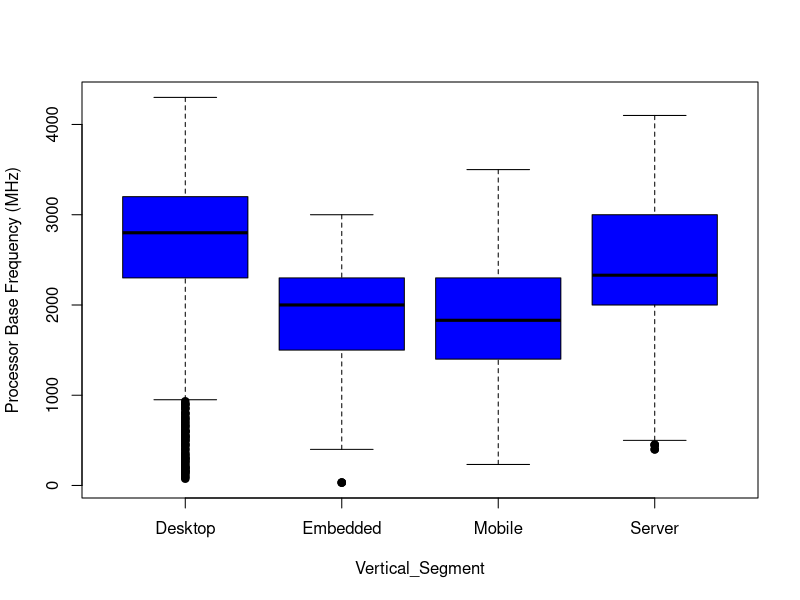
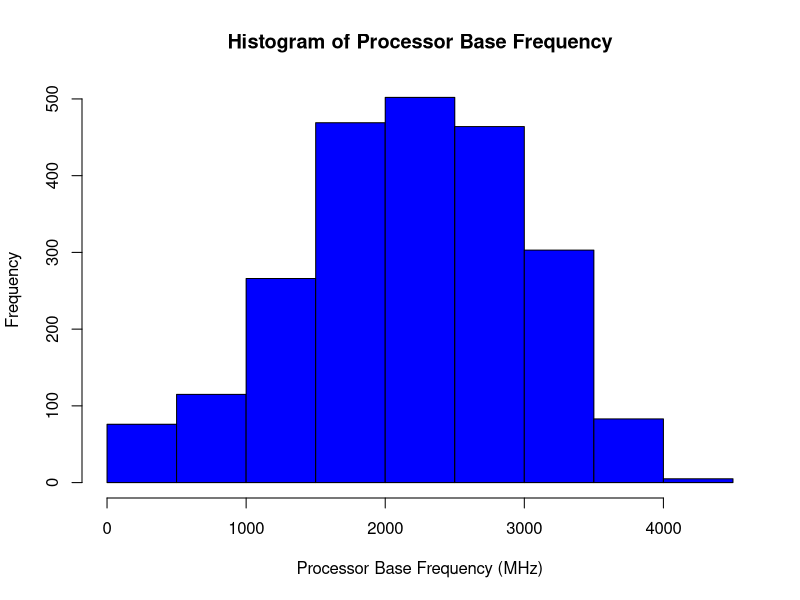
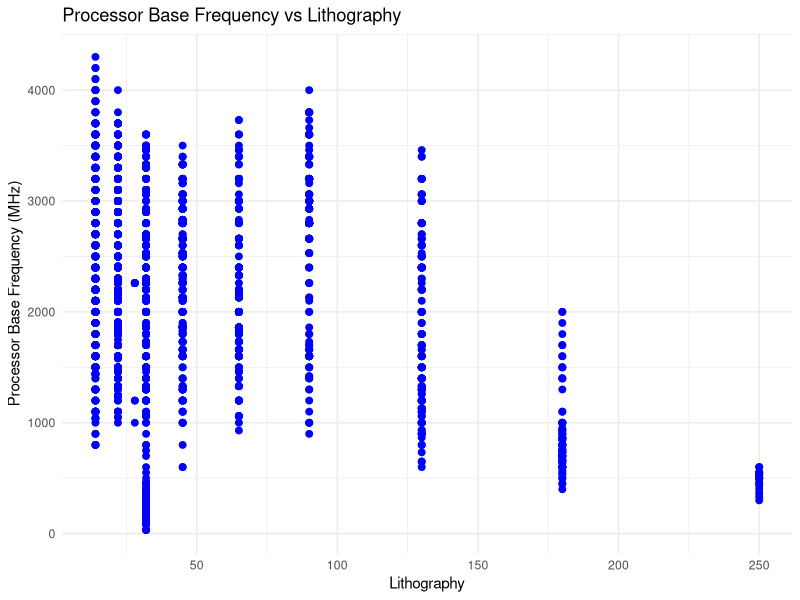
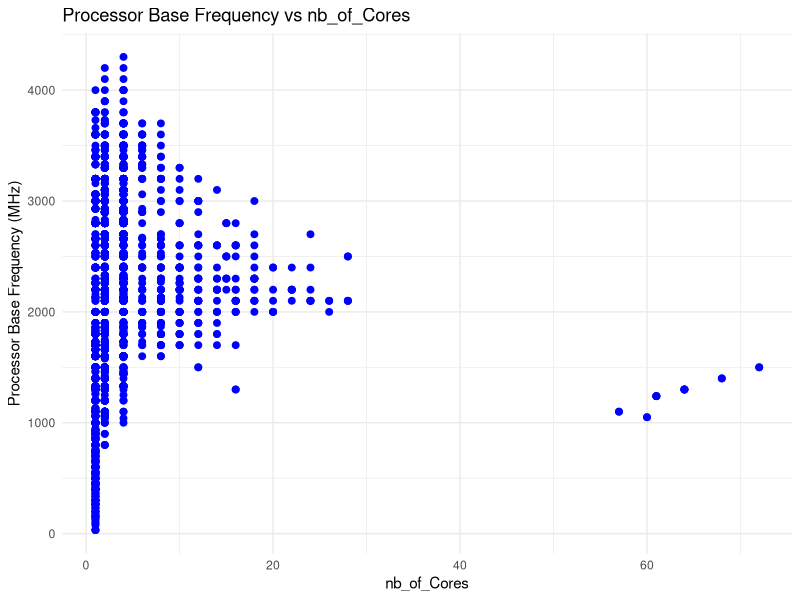
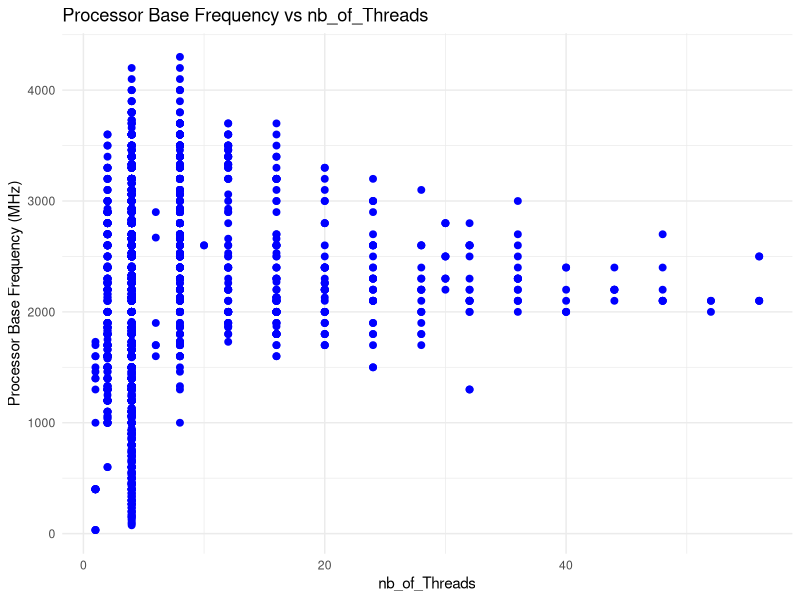
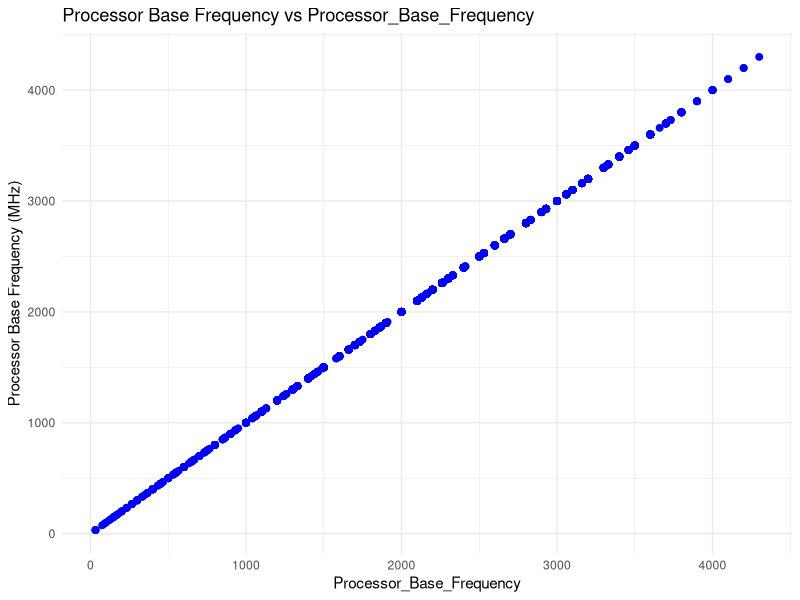
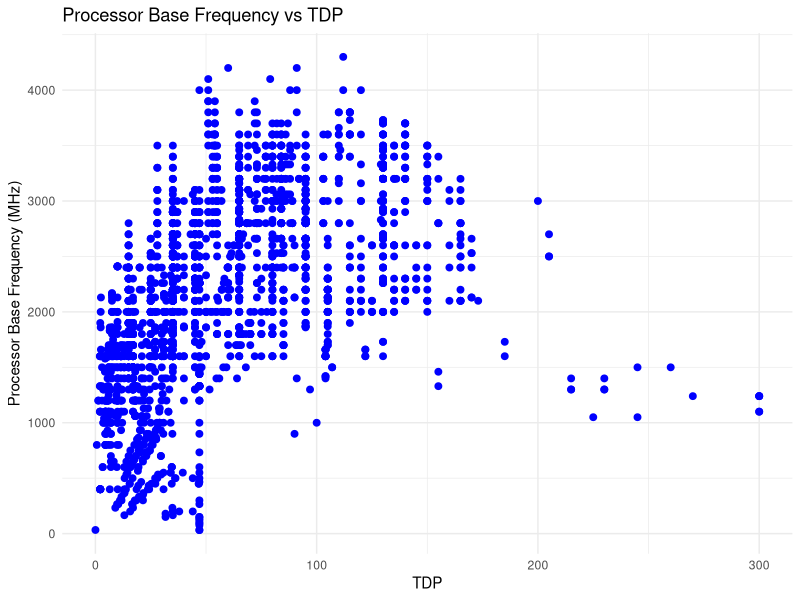
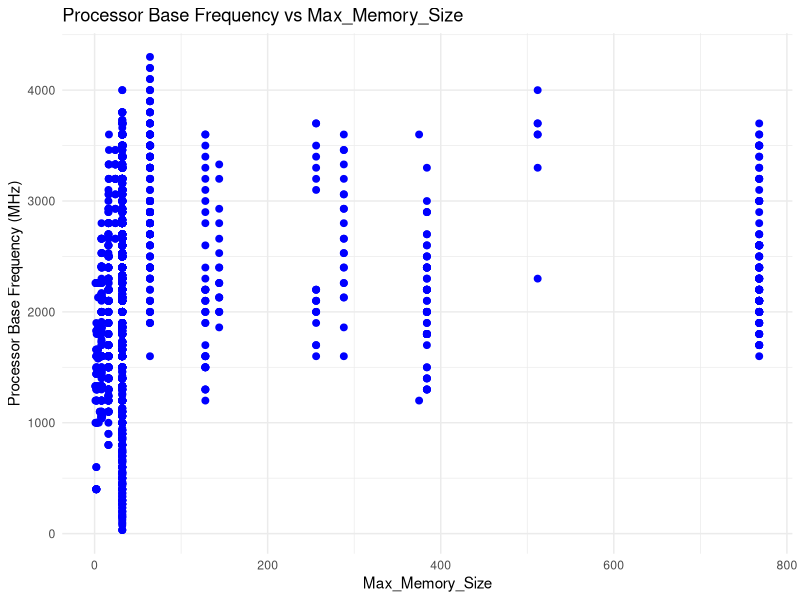

Generate these figures, in order, with R:
#Thong ke mo ta
data <- read.csv("output.csv")

library(ggplot2)
head(data)
df <- data[, c("Vertical_Segment", "Lithography", "nb_of_Cores", "nb_of_Threads",
               "Processor_Base_Frequency", "TDP", "Max_Memory_Size", "Max_Memory_Bandwidth",
               "Max_nb_of_PCI_Express_Lanes")]
head(df)
table(data$Vertical_Segment)
# Tính khoảng tứ phân vị (IQR) cho mỗi cột số.
IQR_values <- sapply(df[sapply(df, is.numeric)], IQR) 
# Tính ngưỡng trên và ngưỡng dưới
lower_bounds <- sapply(df[sapply(df, is.numeric)], quantile, probs = 0.25)- 1.5 * IQR_values
upper_bounds <- sapply(df[sapply(df, is.numeric)], quantile, probs = 0.75) + 1.5 * IQR_values
# Tìm giá trị ngoại lai
outliers <- lapply(names(df), function(i) { 
  if (is.numeric(df[[i]])) { 
    df[[i]] < lower_bounds[i] | df[[i]] > upper_bounds[i] 
  } else { 
    rep(FALSE, length(df[[i]]))
  } 
})
# Vẽ biểu đồ bloxplot
boxplot(Processor_Base_Frequency ~ Vertical_Segment, 
        data = df, 
        xlab = "Vertical_Segment", 
        ylab = "Processor Base Frequency (MHz)", 
        col = "blue", 
        pch = 19, 
        outcol = "black")
# Vẽ đồ thị histogram
hist(df$Processor_Base_Frequency, 
     main = "Histogram of Processor Base Frequency", 
     xlab = "Processor Base Frequency (MHz)", 
     col = "blue", 
     border = "black")
# Vẽ biểu đồ phân tán thể hiện phân phối của Processor_Base_Frequency theo các biến 
numeric_cols <- sapply(df, is.numeric) 
numeric_columns <- df[, numeric_cols]
plot_number <- 1 
for (col_name in names(numeric_columns)) { 
  p <- ggplot(df, aes(x = !!sym(col_name), 
                      y = Processor_Base_Frequency)) + 
    geom_point(color = "blue", size = 2) + 
    labs(	x = col_name, 
          y = "Processor Base Frequency (MHz)", 
          title = paste("Processor Base Frequency vs", col_name)
    ) + theme_minimal()
  print(p) 
  plot_number <- plot_number + 1 
}
# Tính các giá trị thống kê theo từng nhóm dữ liệu
summary(df)
by(df, df$Vertical_Segment, summary)

#Bai toan 1 mau

n<-length(data$Processor_Base_Frequency)
xtb<-mean(data$Processor_Base_Frequency)
sd<-sd(data$Processor_Base_Frequency)
data.frame(n, xtb, sd)

qqnorm(data$Processor_Base_Frequency)
qqline(data$Processor_Base_Frequency)

shapiro.test(data$Processor_Base_Frequency)

z <- qnorm(0.975)
print(z)
Epison <- (z * sd)/ sqrt(n)
print(Epison)
data.frame(CT=xtb-Epison, CP=xtb+Epison)

data_desktop<-subset(data, Vertical_Segment == "Desktop")
n1<-length(data_desktop$Processor_Base_Frequency)
xtb1<-mean(data_desktop$Processor_Base_Frequency)
sd1<-sd(data_desktop$Processor_Base_Frequency)

data_server<-subset(data, Vertical_Segment == "Server")
n2<-length(data_server$Processor_Base_Frequency)
xtb2<-mean(data_server$Processor_Base_Frequency)
sd2<-sd(data_server$Processor_Base_Frequency)
data.frame(n1, xtb1, sd1, n2, xtb2, sd2)

qqnorm(data_desktop$Processor_Base_Frequency)
qqline(data_desktop$Processor_Base_Frequency)

shapiro.test(data_desktop$Processor_Base_Frequency)

qqnorm(data_server$Processor_Base_Frequency)
qqline(data_server$Processor_Base_Frequency)

shapiro.test(data_server$Processor_Base_Frequency)

z_0 <- (xtb1 - xtb2) / sqrt(sd1^2 / n1 + sd2^2 / n2)
print(z_0)

#Anova 

library(nortest)  
library(car)      
library(ggplot2)  
library(dplyr)    

data <- read.csv("output.csv")

data_1 <- subset(data, Vertical_Segment == "Mobile")
data_2 <- subset(data, Vertical_Segment == "Embedded")
data_3 <- subset(data, Vertical_Segment == "Server")
data_4 <- subset(data, Vertical_Segment == "Desktop")

par(mfrow = c(2, 2)) 
qqnorm(data_1$TDP, main = "QQ-Plot for Mobile"); qqline(data_1$TDP)
qqnorm(data_2$TDP, main = "QQ-Plot for Embedded"); qqline(data_2$TDP)
qqnorm(data_3$TDP, main = "QQ-Plot for Server"); qqline(data_3$TDP)
qqnorm(data_4$TDP, main = "QQ-Plot for Desktop"); qqline(data_4$TDP)


print(ad.test(data_1$TDP))
print(ad.test(data_2$TDP))
print(ad.test(data_3$TDP))
print(ad.test(data_4$TDP))

data$Vertical_Segment <- as.factor(data$Vertical_Segment)

leveneTest(TDP ~ Vertical_Segment, data = data)
cat("p-value=", leveneTest(TDP ~ Vertical_Segment, data = data)$"Pr(>F)"[1], "\n")


anova_model <- aov(TDP ~ Vertical_Segment, data = data)
anova_summary <- summary(anova_model)
print(anova_summary)

p_value <- anova_summary[[1]]$"Pr(>F)"[1] 
cat("p-value=", p_value, "\n")

anova_table <- summary(anova_model)[[1]]

SSB <- anova_table["Vertical_Segment", "Sum Sq"]
SSW <- anova_table["Residuals", "Sum Sq"]
SST <- (SSB+SSW)
R_squared <- SSB / SST
cat("R^2 =", round(R_squared, 4), "\n")


TukeyHSD(anova_model)
par(mar = c(5, 10, 4, 2)) 
plot(TukeyHSD(anova_model), las = 1)

#HQTT

data <- read.csv("output.csv")
df <- read.csv("output.csv")

# Build a linear regression model.
model <- lm(Processor_Base_Frequency ~ ., data = df)

# Print the results.
options(scipen = 999)
summary(model)

# Rebuild the linear regression model.
model <- lm(Processor_Base_Frequency ~ Vertical_Segment + Lithography + nb_of_Cores + TDP + Max_Memory_Size, data = df)

# Print the results.
options(scipen = 999)
summary(model)

# Draw a graph to check assumptions.
plot (model)

#Prediction
plot(df$Processor_Base_Frequency,
     predict(model, df),
     xlab = "Processor_Base_Frequency",
     ylab = "Predicted Processor_Base_Frequency",
     main = "Processor_Base_Frequency and Predicted Processor_Base_Frequency")

compair <- lm(predict(model, df) ~ Processor_Base_Frequency, data = df)
abline(compair, col = "red")
